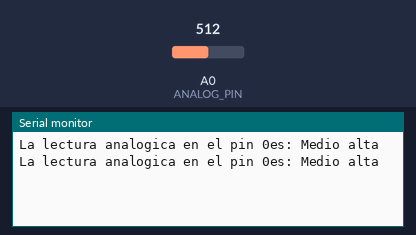
Bench run of a sketch on a simulated Arduino Uno, built with avr-gcc and run on an emulated ATmega328P. Shown: the last lines printed to the serial monitor. The test bench sets the inputs (shaded band); at power-on: A0 (ANALOG_PIN) = 512.

Above: at 1.8 s.
1.9 s: A0 (ANALOG_PIN) set to 502
At 2.5 s:
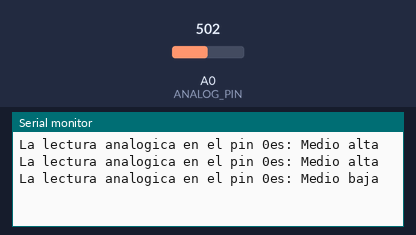
4.5 s: A0 (ANALOG_PIN) set to 271
At 5.8 s:
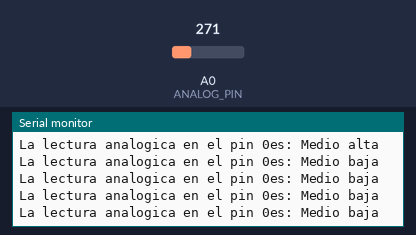
6.0 s: A0 (ANALOG_PIN) set to 238
At 6.8 s:
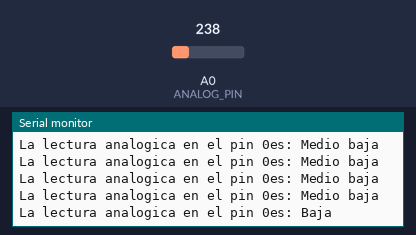

The sketch:

codigo_optimizado.ino
```cpp
#define ANALOG_PIN 0

byte sample = 0;

void setup() {
  // put your setup code here, to run once:
  Serial.begin(9600);
}

void loop() {
  // put your main code here, to run repeatedly:
  sample = analogRead(ANALOG_PIN)>>8;                 //optimizado para espacio de memoria y tiempo de ejecucion
  //sample = map(analogRead(ANALOG_PIN),0,1023,0,3);  //optimizado para legibilidad
  Serial.print("La lectura analogica en el pin ");
  Serial.print(ANALOG_PIN);
  Serial.print("es: ");
  switch(sample){
    case 0:
      Serial.println("Baja");
    break;
    case 1:
      Serial.println("Medio baja");
    break;
    case 2:
      Serial.println("Medio alta");
    break;
    case 3:
      Serial.println("Alta");
    break;
  }
  delay(1000);
}
```

Measured:
- the behaviour switches between 512 and 511 on A0 (ANALOG_PIN) (found by bisection; images 0 and 1)
- the behaviour switches between 256 and 255 on A0 (ANALOG_PIN) (found by bisection; images 2 and 3)
- after the input at 1.9 s, the serial monitor: prints a new line after 0.10 s (image 1)
- after the input at 6.0 s, the serial monitor: prints a new line at once (image 3)
